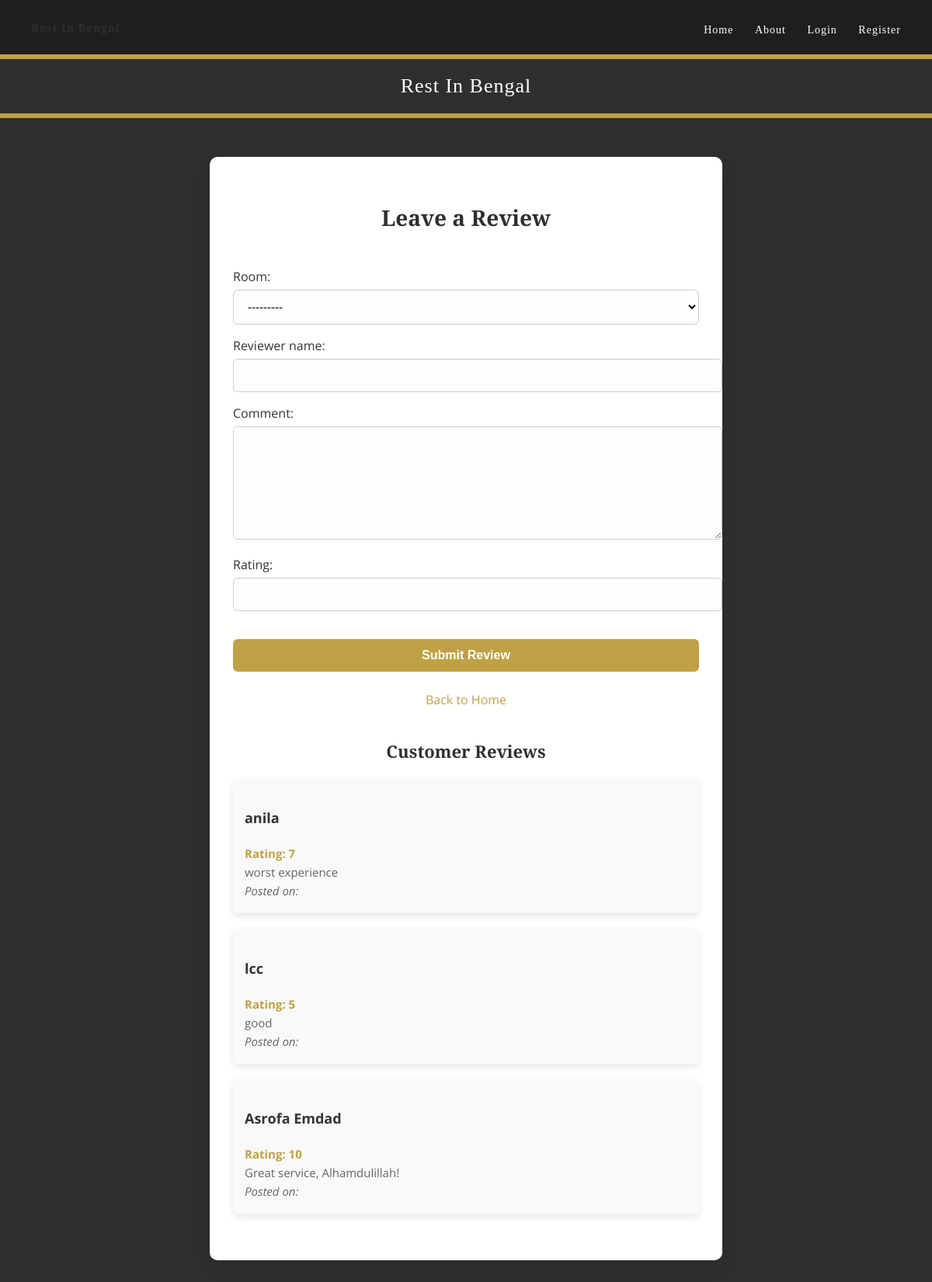
Before: /review/ with the older database file.
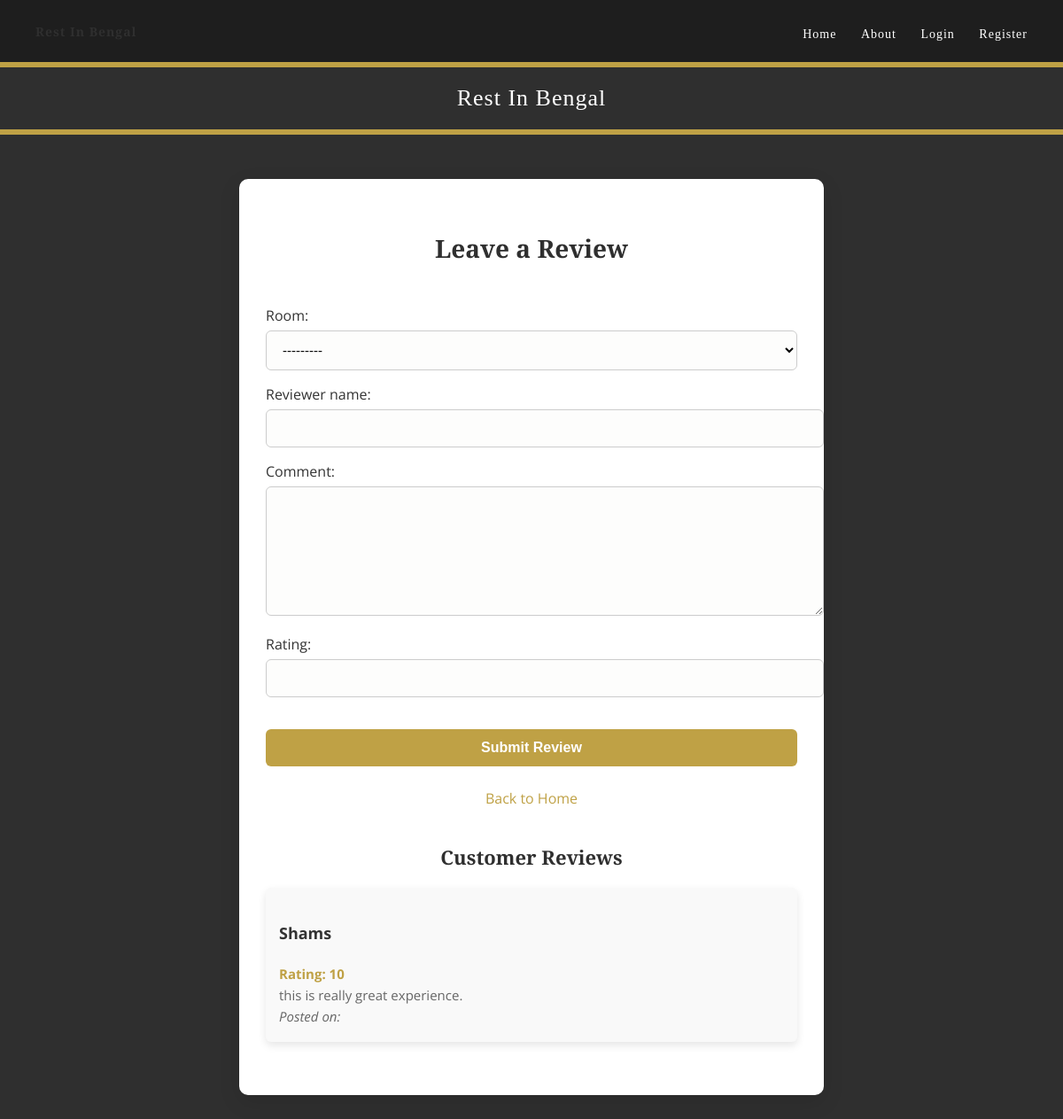
After: the same page with the newer database file.
### app2/models.py (models this page shows)
class Review(models.Model):
    room = models.ForeignKey(Room, on_delete=models.CASCADE)
    reviewer_name = models.CharField(max_length=100)
    comment = models.TextField()
    rating = models.IntegerField()

### app2/views.py (the view)
# urls.py: path('review/', views.leave_review, name='leave_review'),
def leave_review(request):
    if request.method == 'POST':
        form = ReviewForm(request.POST)
        if form.is_valid():
            form.save()  # Save the review to the database
            return redirect('home')  # Redirect to the home page after saving the review
    else:
        form = ReviewForm()
    reviews = Review.objects.all()  # Fetch all reviews
    return render(request, 'review.html', {'form': form, 'reviews': reviews})  # Pass reviews to template

### app2/forms.py
class ReviewForm(forms.ModelForm):
    class Meta:
        model = Review
        fields = ['room', 'reviewer_name', 'comment', 'rating']
    def __init__(self, *args, **kwargs):
        super(ReviewForm, self).__init__(*args, **kwargs)
        self.fields['room'].label_from_instance = lambda obj: f"{obj.type} - {obj.price}"  # Displaying room details

### templates/review.html (shortened to what this page needs)
<!DOCTYPE html>
<html lang="en">
<head>
</head>
<body>
    {% include 'navbar.html' %}
    <header>
        Rest In Bengal
    </header>
    <div class="review-container">
        <h1>Leave a Review</h1>
        <form method="post">
            <div class="form-group">
                {{ form.as_p }}
            </div>
            <button type="submit">Submit Review</button>
        </form>
        <div class="form-footer">
            <a href="{% url 'home' %}">Back to Home</a>
        </div>
        <div class="reviews-section">
            <h2>Customer Reviews</h2>
            {% for review in reviews %}
                <div class="review-item">
                    <h4>{{ review.reviewer_name }}</h4>
                    <p class="rating">Rating: {{ review.rating }}</p>
                    <p>{{ review.comment }}</p>
                    <p><em>Posted on: {{ review.created_at|date:"F j, Y, g:i a" }}</em></p>
                </div>
            {% empty %}
                <p>No reviews yet. Be the first to leave a review!</p>
            {% endfor %}
        </div>
    </div>
</body>
</html>

Changed rows visible on the page:
removed Review: reviewer_name "lcc", rating "5", comment "good"
removed Review: reviewer_name "Asrofa Emdad", rating "10", comment "Great service, Alhamdulillah!"
changed Review: reviewer_name "anila" → "Shams"; rating "7" → "10"; comment "worst experience" → "this is really great experience."
